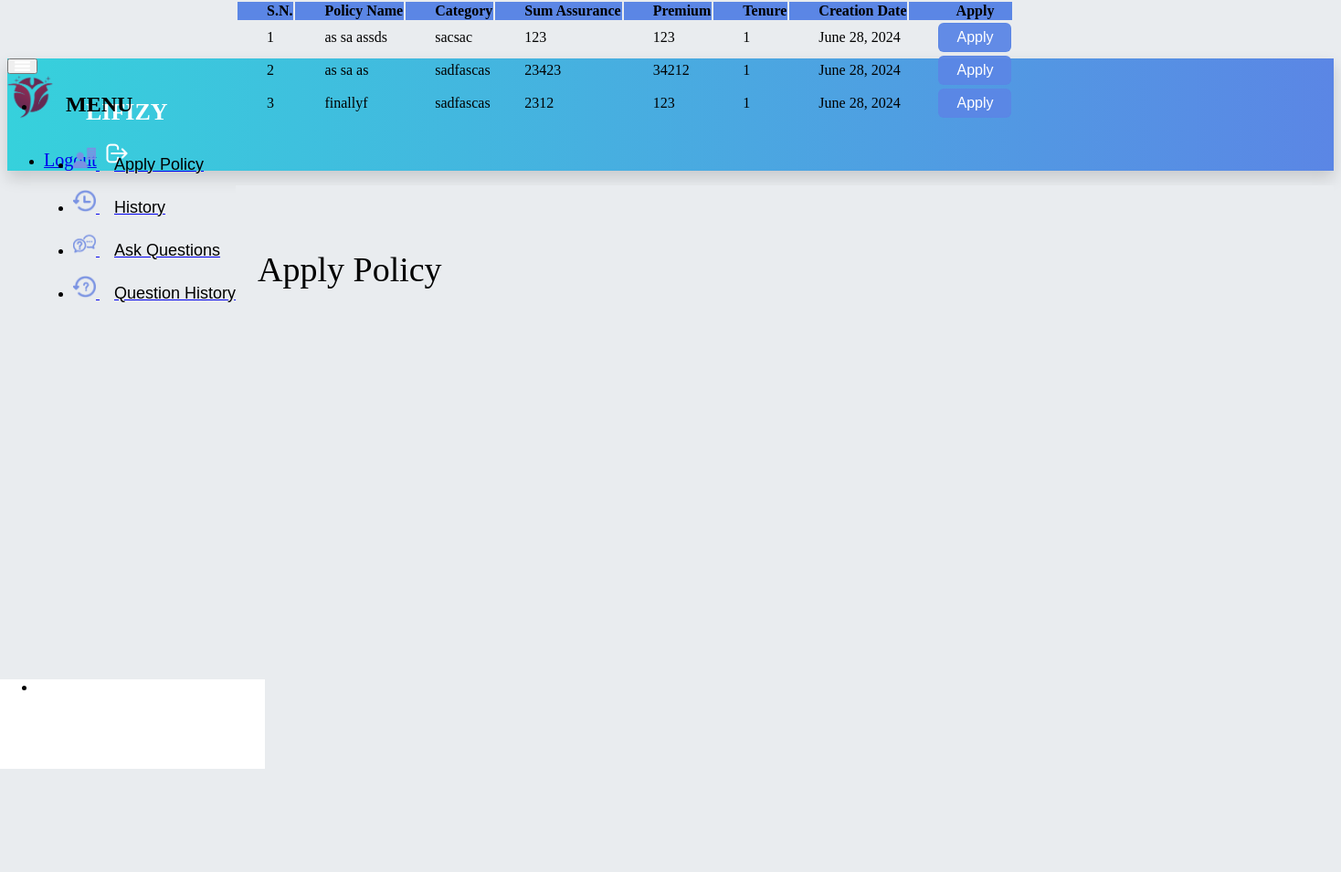
The page /customer/apply-policy (signed in) on the database as committed earlier.
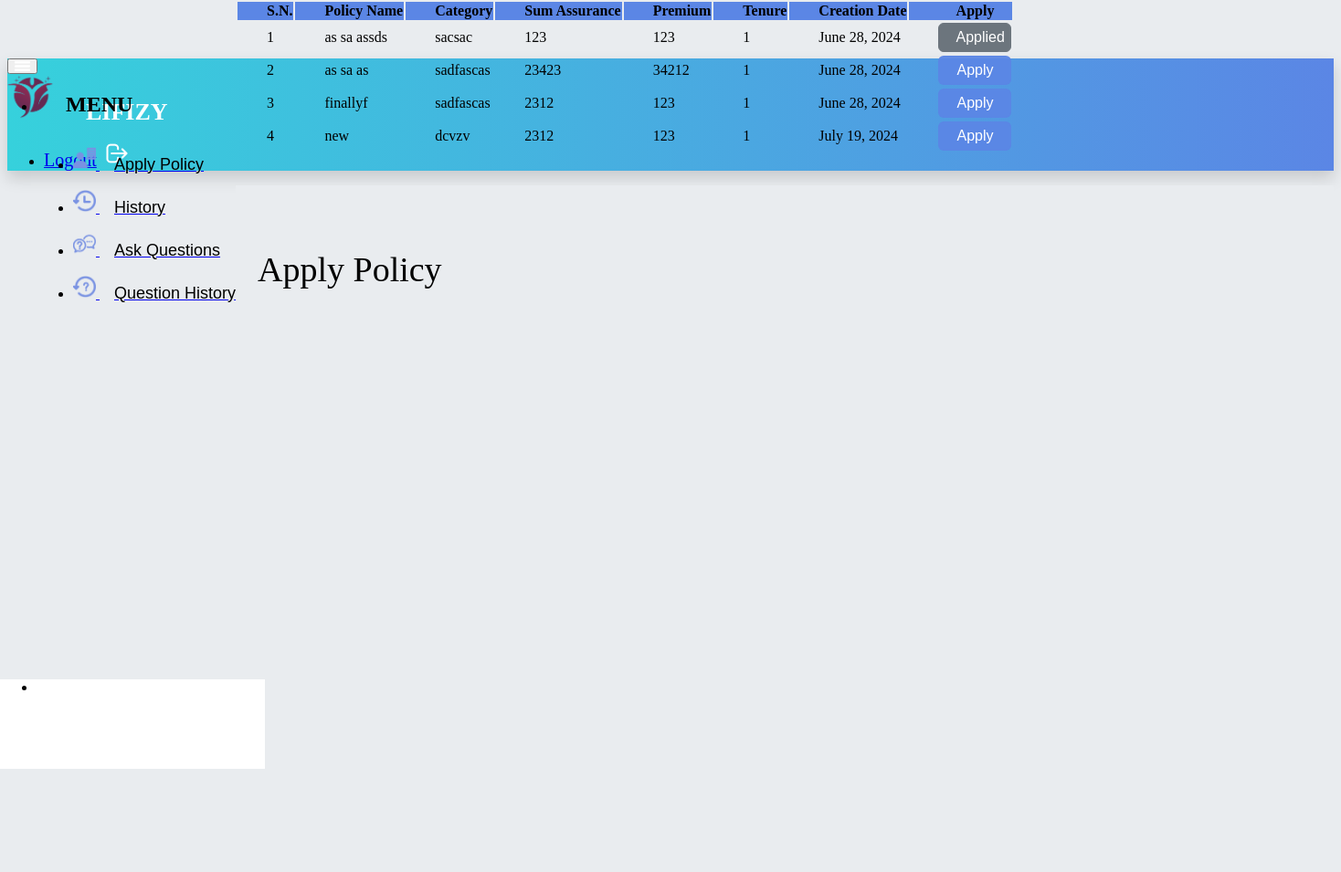
The same page on the database as committed later.
### insurance/models.py (models this page shows, shortened)
class Policy(models.Model):
    category = models.ForeignKey('Category', on_delete=models.CASCADE)
    policy_name = models.CharField(max_length=200)
    sum_assurance = models.PositiveIntegerField()
    premium = models.PositiveIntegerField()
    tenure = models.PositiveIntegerField()
    creation_date = models.DateField(auto_now=True)

class Category(models.Model):
    category_name = models.CharField(max_length=20)
    creation_date = models.DateField(auto_now=True)
    def __str__(self):
        return self.category_name

### customer/views.py (the view)
# urls.py: path('apply-policy', views.apply_policy_view, name='apply-policy'),
@login_required
def apply_policy_view(request):
    customer = models.Customer.objects.get(user_id=request.user.id)
    policies = CMODEL.Policy.objects.all()
    applied_policies = CMODEL.PolicyRecord.objects.filter(customer=customer).values_list('Policy_id', flat=True)
    return render(request, 'customer/apply_policy.html', {
        'policies': policies,
        'customer': customer,
        'applied_policies': applied_policies,
    })

### templates/customer/apply_policy.html (shortened to what this page needs)
{% extends 'customer/customerbase.html' %}
{% load static %}
{% block content %}
    <div class="wrapper">
        <div class="heading-section">
            <p class="mb-0 text-dark heading-text">Apply Policy</p>
        </div>
        <div class="card shadow border-0 mb-7 m-4 main-card">
            <div class="scrollable">
                <div class="table-responsive">
                    <table class="table table-hover table-nowrap table-striped position-relative">
                        <thead class="main-header" style="position: sticky; top: 0; z-index: 1000">
                        <tr>
                            <th scope="col" class="text-white pl-6">S.N.</th>
                            <th scope="col" class="text-white pl-6">Policy Name</th>
                            <th scope="col" class="text-white">Category</th>
                            <th scope="col" class="text-white">Sum Assurance</th>
                            <th scope="col" class="text-white">Premium</th>
                            <th scope="col" class="text-white">Tenure</th>
                            <th scope="col" class="text-white">Creation Date</th>
                            <th scope="col" class="text-white">Apply</th>
                        </tr>
                        </thead>
                        <tbody>
                        {% for t in policies %}
                            <tr>
                                <td> {{ forloop.counter }}</td>
                                <td> {{ t.policy_name }}</td>
                                <td> {{ t.category }}</td>
                                <td> {{ t.sum_assurance }}</td>
                                <td> {{ t.premium }}</td>
                                <td> {{ t.tenure }}</td>
                                <td>{{ t.creation_date }}</td>
                                <td>
                                    {% if t.id in applied_policies %}
                                        <button class="heading-buttons d-flex justify-content-center align-items-center"
                                                disabled>Applied
                                        </button>
                                    {% else %}
                                        <a class="dropdown-item" href="{% url 'apply' t.id %}">
                                            <button class="heading-button d-flex justify-content-center align-items-center">
                                                Apply
                                            </button>
                                        </a>
                                    {% endif %}
                                </td>
                            </tr>
                        {% endfor %}
                        </tbody>
                    </table>
                </div>
            </div>
        </div>
    </div>
{% endblock %}

Rows that differ between the two databases and show on the page:
computed for Policy "as sa assds": text "Apply" → "Applied"
added Policy: policy_name "new", category "dcvzv", sum_assurance "2312", premium "123", tenure "1", creation_date "July 19, 2024", shows "Apply"
